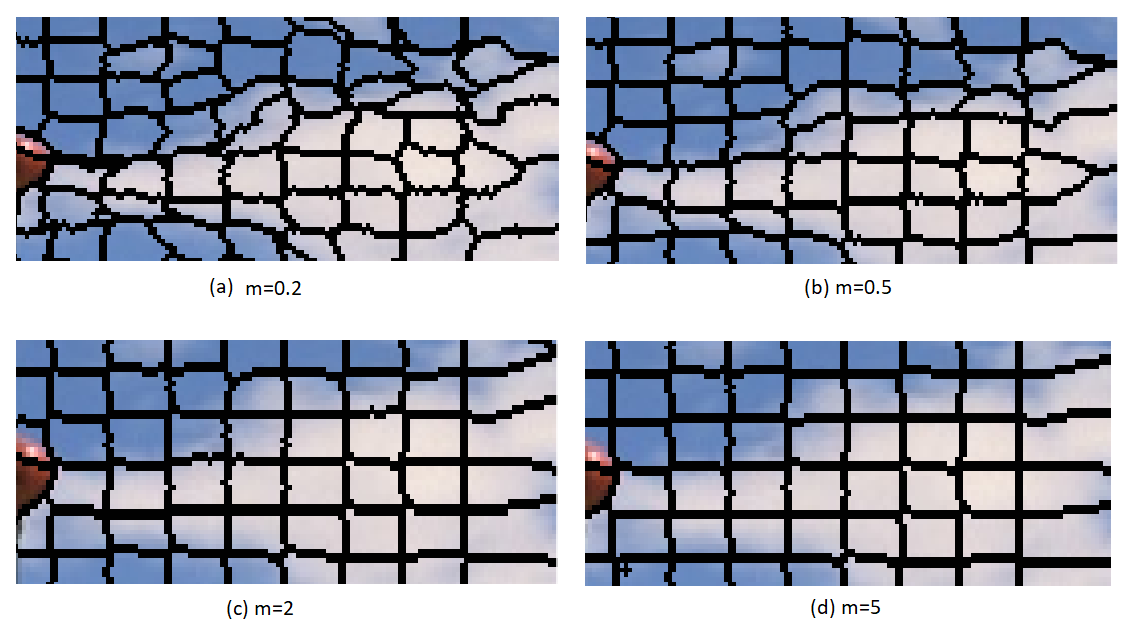
%> input picture Simple Linear Iterative Clustering/New Bitmap Image.bmp, 1142 x 623 px
$ octave --eval "result = edgeGradient(imread('Simple Linear Iterative Clustering/New Bitmap Image.bmp'));"   (GNU Octave 9; MATLAB toolbox functions it lacks are replaced by stand-ins)
%> lines starting %> are read from the running program, lines starting %| are printed output that depends on the picture; in (x1, y1, x2, y2) boxes, pixels count from 0 and x2, y2 are one past the last pixel; in counts of white or black regions, pixels touching at a corner belong together; the program's own positions count from 1
### gradientMagnitude.m
function [mag, theta] = gradientMagnitude(im, sigma)
%> called with sigma = 3

im=im2double(im);
filter = fspecial('Gaussian', sigma*6+1, sigma);

h = fspecial('sobel');

grad_x=imfilter(filter, h');%, 'conv', 'same');
grad_y=imfilter(filter, h);%, 'conv', 'same');

mag_3 = zeros(size(im,1),size(im,2),3);
theta_3 = zeros(size(im,1),size(im,2),3);

for i=1:3

    %Computing gradients
    im_grad_X = imfilter(im(:,:,i),grad_x);
    im_grad_Y = imfilter(im(:,:,i),grad_y);

    % Magnitude and theta for each of the channels
    im_grad_mag = sqrt(im_grad_X.^2 + im_grad_Y.^2);
    im_grad_theta = atan2(-im_grad_Y,im_grad_X); %in radians

    %Storing the values for finding theta giving max magnitude response
    mag_3(:,:,i) = im_grad_mag;
    theta_3(:,:,i) = im_grad_theta;
end
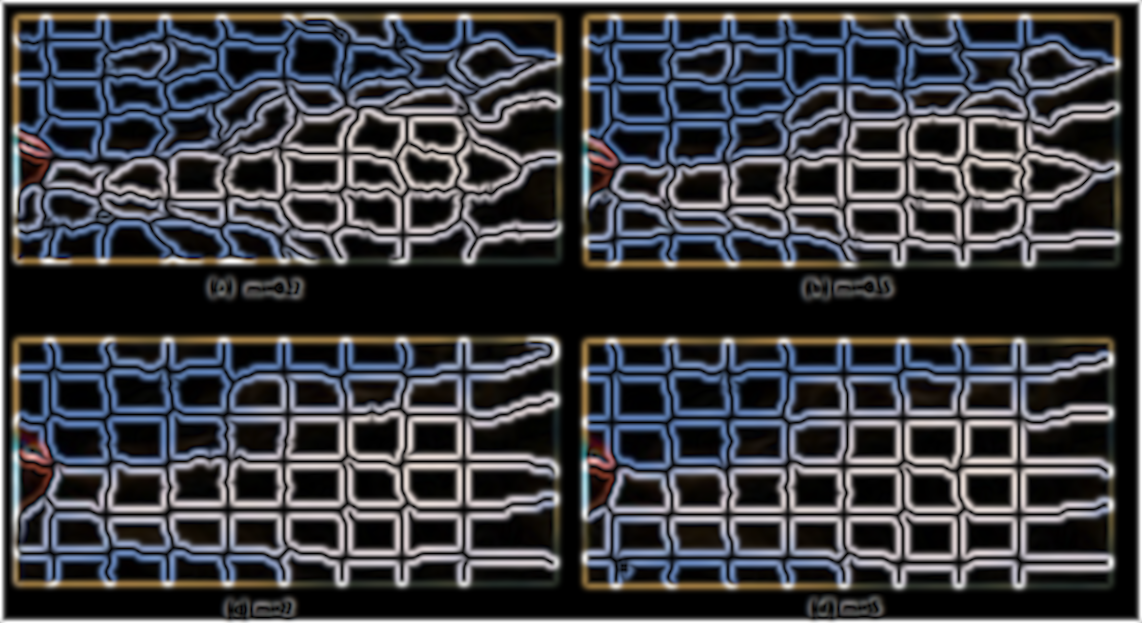
%> mag_3: size 623x1142x3 double; mean R, G, B 0.249, 0.252, 0.271; drawn with min black and max white
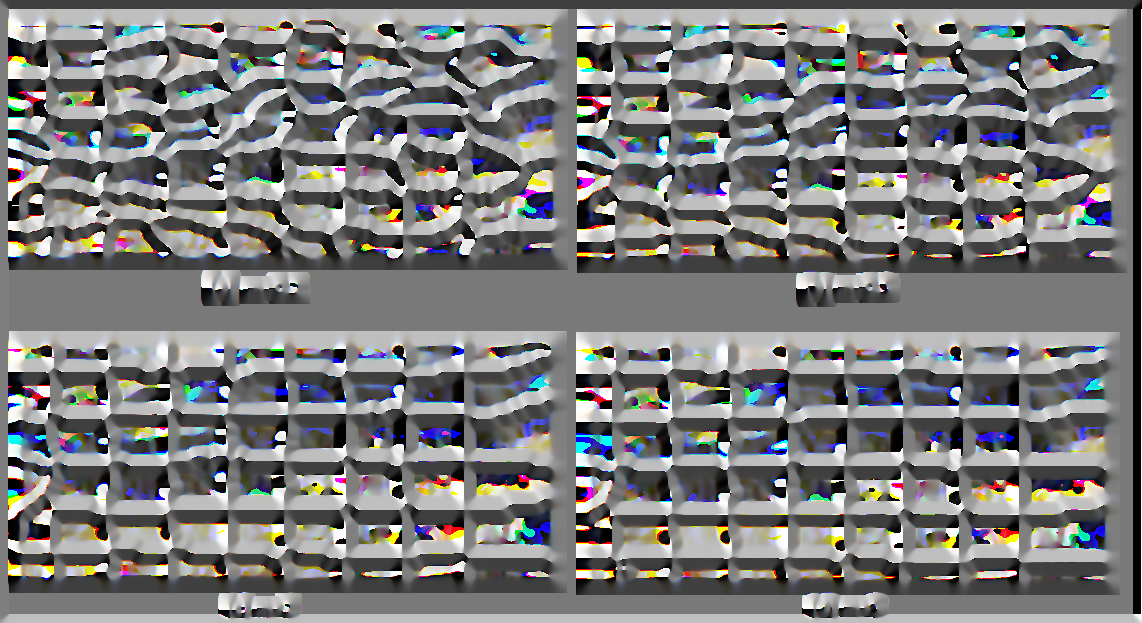
%> theta_3: size 623x1142x3 double; mean R, G, B -0.0762, -0.0754, -0.0646; drawn with min black and max white

mag = sqrt(mag_3(:,:,1).^2 + mag_3(:,:,2).^2 + mag_3(:,:,3).^2);

[~, maxi] = max(mag_3,[],3);

theta=zeros(size(im,1),size(im,2));

for i=1:3
      theta=theta+theta_3(:,:,i).*(maxi==i);
end

end

### nonmax.m
function [im] = nonmax(im,theta)
% function [im] = nonmax(im,theta)
%
% Perform non-max suppression on im orthogonal to theta.  Theta can be
% a matrix providing a different theta for each pixel or a scalar
% proving the same theta for every pixel.
%
% David R. Martin <dmartin@eecs.berkeley.edu>
% March 2003

if numel(theta)==1,
  theta = theta .* ones(size(im));
end

% Do non-max suppression orthogonal to theta.
theta = mod(theta+pi/2,pi);

% The following diagram depicts the 8 cases for non-max suppression.
% Theta is valued in [0,pi), measured clockwise from the positive x
% axis.  The 'o' marks the pixel of interest, and the eight
% neighboring pixels are marked with '.'.  The orientation is divided
% into 8 45-degree blocks.  Within each block, we interpolate the
% image value between the two neighboring pixels.
%
%        .66.77.
%        5\ | /8
%        5 \|/ 8
%        .--o--.-----> x-axis
%        4 /|\ 1
%        4/ | \1
%        .33.22.
%           |
%           |
%           v
%         y-axis
%
% In the code below, d is always the distance from A, so the distance
% to B is (1-d).  A and B are the two neighboring pixels of interest
% in each of the 8 cases.  Note that the clockwise ordering of A and B
% changes from case to case in order to make it easier to compute d.

% Determine which pixels belong to which cases.
mask15 = ( theta>=0 & theta<pi/4 );
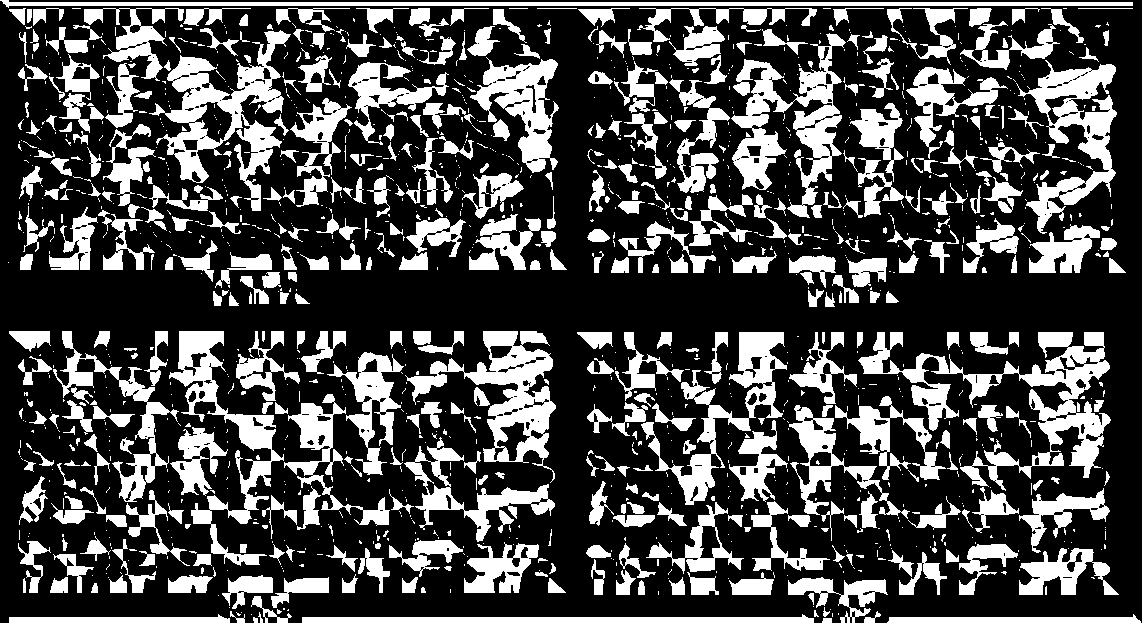
%> mask15: size 623x1142 logical; 28.9% white; 1455 white regions (1001 under 20 px), largest, box (x1, y1, x2, y2) and area: (858, 332, 1111, 491) 10201, (149, 30, 291, 211) 7825, (731, 33, 846, 218) 7586
mask26 = ( theta>=pi/4 & theta<pi/2 );
%> mask26: size 623x1142 logical; 27% white; 1864 white regions (1449 under 20 px), largest, box (x1, y1, x2, y2) and area: (0, 1, 1133, 618) 111596, (773, 379, 858, 413) 1177, (217, 373, 299, 411) 1058
mask37 = ( theta>=pi/2 & theta<pi*3/4 );
%> mask37: size 623x1142 logical; 15.6% white; 1899 white regions (1419 under 20 px), largest, box (x1, y1, x2, y2) and area: (1133, 1, 1142, 614) 5486, (0, 9, 9, 622) 3669, (939, 19, 1049, 93) 1515
mask48 = ( theta>=pi*3/4 & theta<pi );
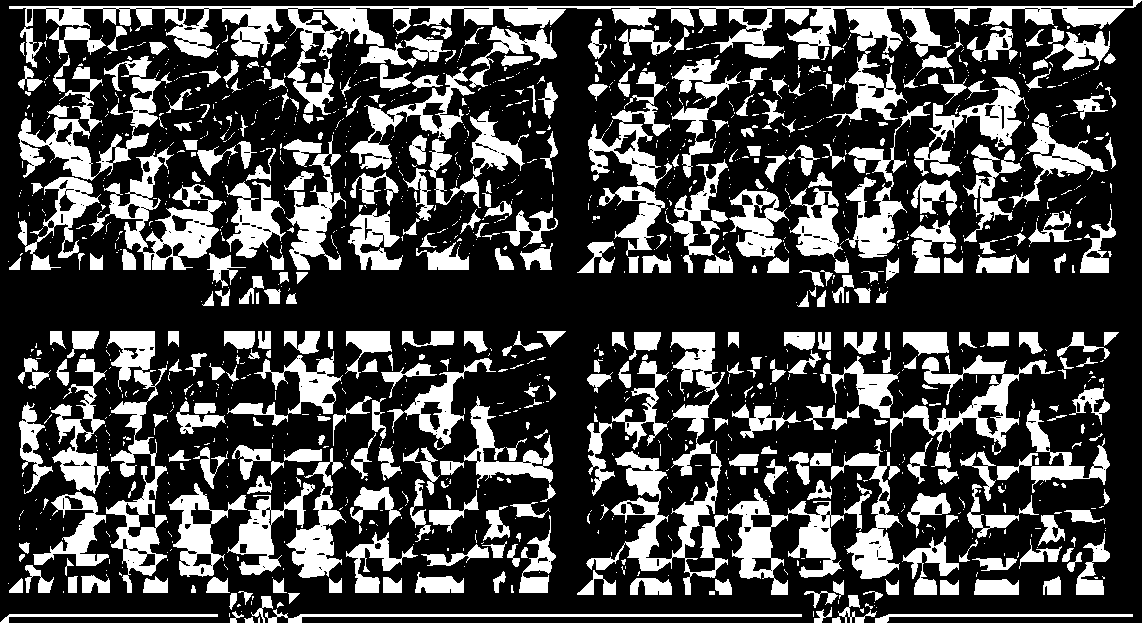
%> mask48: size 623x1142 logical; 28.3% white; 1431 white regions (1011 under 20 px), largest, box (x1, y1, x2, y2) and area: (9, 0, 1142, 127) 23173, (586, 332, 728, 595) 7619, (106, 331, 167, 593) 5615

mask = ones(size(im));
[h,w] = size(im);
%> h = 623; w = 1142
[ix,iy] = meshgrid(1:w,1:h);

% case 1
idx = find( mask15 & ix<w & iy<h);
%> idx = 204294 values from 1 to 710842
idxA = idx + h;
idxB = idx + h + 1;
d = tan(theta(idx));
imI = im(idxA).*(1-d) + im(idxB).*d;
mask(idx(find(im(idx)<imI))) = 0;
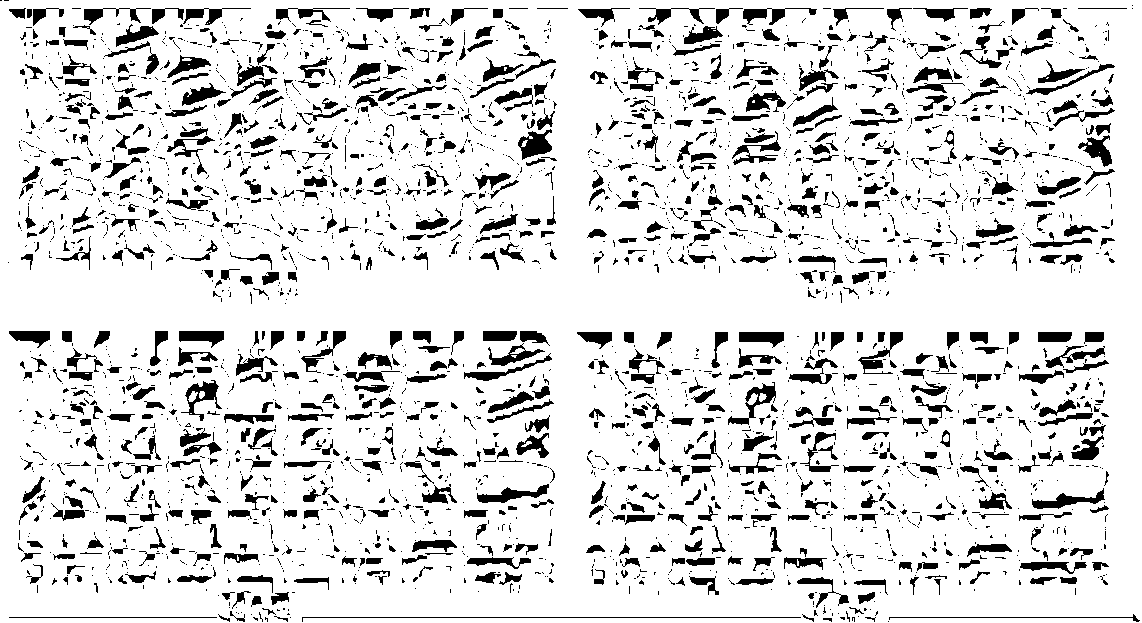
%> mask: size 623x1142 double; values 0 (black) and 1 (white), 86.4% white; 3372 black regions (2476 under 20 px), largest, box (x1, y1, x2, y2) and area: (518, 129, 552, 160) 592, (477, 484, 549, 503) 558, (1032, 488, 1105, 509) 557

% case 5
idx = find( mask15 & ix>1 & iy>1);
%> idx = 205332 values from 1248 to 710843
idxA = idx - h;
idxB = idx - h - 1;
d = tan(theta(idx));
imI = im(idxA).*(1-d) + im(idxB).*d;
mask(idx(find(im(idx)<imI))) = 0;

% case 2
idx = find( mask26 & ix<w & iy<h );
%> idx = 191878 values from 2 to 710841
idxA = idx + 1;
idxB = idx + h + 1;
d = tan(pi/2-theta(idx));
imI = im(idxA).*(1-d) + im(idxB).*d;
mask(idx(find(im(idx)<imI))) = 0;

% case 6
idx = find( mask26 & ix>1 & iy>1 );
%> idx = 191879 values from 625 to 711466
idxA = idx - 1;
idxB = idx - h - 1;
d = tan(pi/2-theta(idx));
imI = im(idxA).*(1-d) + im(idxB).*d;
mask(idx(find(im(idx)<imI))) = 0;

% case 3
idx = find( mask37 & ix>1 & iy<h );
%> idx = 110324 values from 633 to 711457
idxA = idx + 1;
idxB = idx - h + 1;
d = tan(theta(idx)-pi/2);
imI = im(idxA).*(1-d) + im(idxB).*d;
mask(idx(find(im(idx)<imI))) = 0;

% case 7
idx = find( mask37 & ix<w & iy>1 );
%> idx = 110324 values from 10 to 710834
idxA = idx - 1;
idxB = idx + h - 1;
d = tan(theta(idx)-pi/2);
imI = im(idxA).*(1-d) + im(idxB).*d;
mask(idx(find(im(idx)<imI))) = 0;

% case 4
idx = find( mask48 & ix>1 & iy<h );
%> idx = 200959 values from 1245 to 710844
idxA = idx - h;
idxB = idx - h + 1;
d = tan(pi-theta(idx));
imI = im(idxA).*(1-d) + im(idxB).*d;
mask(idx(find(im(idx)<imI))) = 0;

% case 8
idx = find( mask48 & ix<w & iy>1 );
%> idx = 201044 values from 623 to 710222
idxA = idx + h;
idxB = idx + h - 1;
d = tan(pi-theta(idx));
imI = im(idxA).*(1-d) + im(idxB).*d;
mask(idx(find(im(idx)<imI))) = 0;
%> mask: size 623x1142 double; values 0 (black) and 1 (white), 20.1% white; 5985 white regions (5586 under 20 px), largest, box (x1, y1, x2, y2) and area: (10, 10, 1132, 613) 78629, (1134, 6, 1142, 617) 4840, (6, 0, 1136, 5) 4503

% apply mask
im = im .* mask;
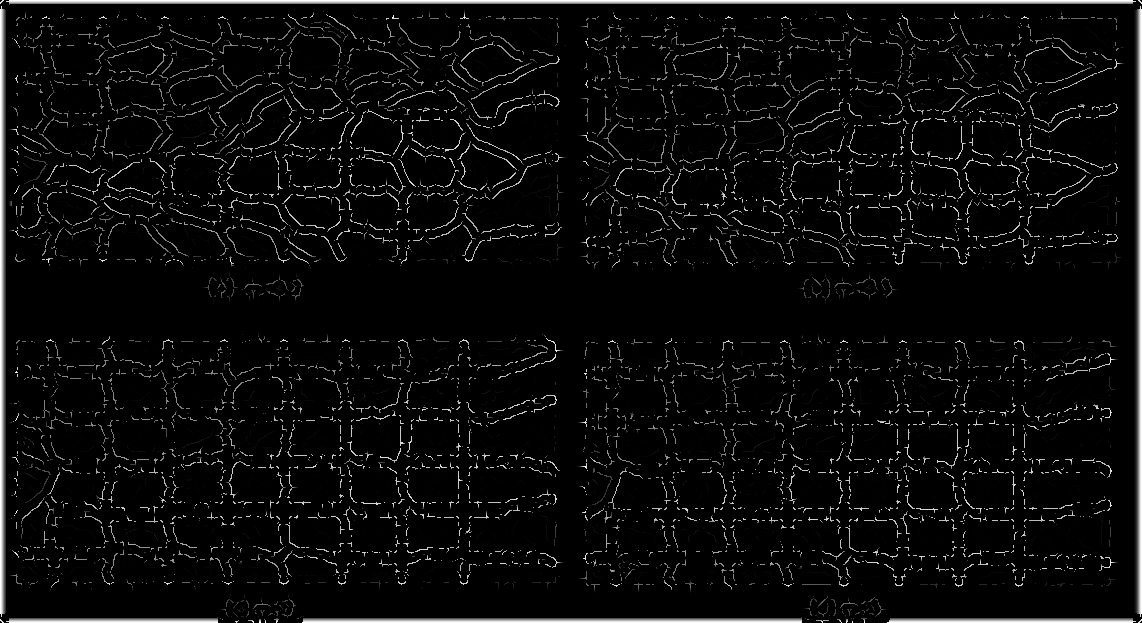
%> im: size 623x1142 double; min 0, max 1.78, mean 0.0792; drawn with min black and max white

### edgeGradient.m
function bmap = edgeGradient(im)

sigma=3;
[mag, theta] = gradientMagnitude(im, sigma);
bmap=nonmax(mag,theta);

end
